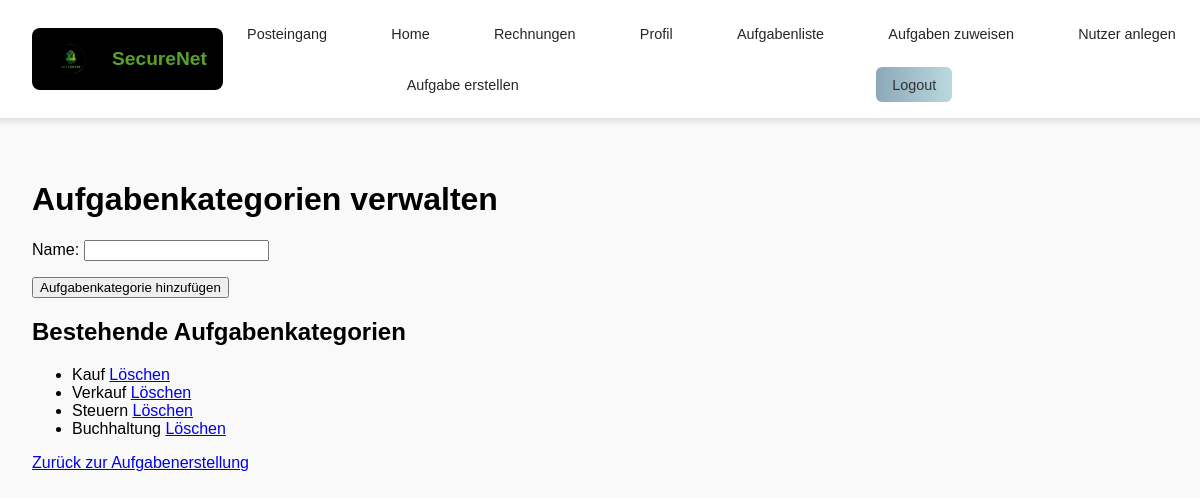
The page /posts/aufgabenkategorie_verwalten/ (signed in) on the database as committed earlier.
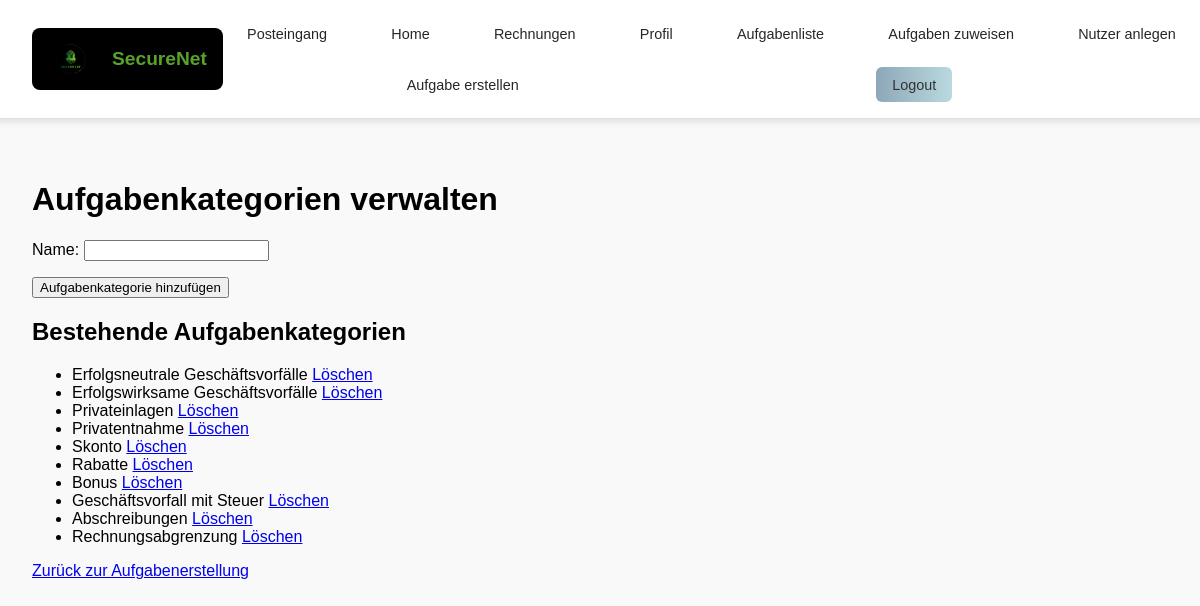
The same page on the database as committed later.
### posts/models.py (models this page shows, shortened)
class Aufgabenkategorie(models.Model):
    name = models.CharField(max_length=100, unique=True)

### posts/views.py (the view)
    def _wrapped_view_func(request, *args, **kwargs):
        if request.user.is_authenticated and request.user.role == 'teacher':
            return view_func(request, *args, **kwargs)
        else:
            return HttpResponse(f'Fehlende Berechtigung <br><a href="{reverse("index")}">Zurück zur Startseite</a>')

### posts/forms.py
class AufgabenkategorieForm(forms.ModelForm):
    class Meta:
        model = Aufgabenkategorie
        fields = ['name']

### posts/views.py (called while the page is built)
def lehrkraft_required(view_func):
    def _wrapped_view_func(request, *args, **kwargs):
        if request.user.is_authenticated and request.user.role == 'teacher':
            return view_func(request, *args, **kwargs)
        else:
            return HttpResponse(f'Fehlende Berechtigung <br><a href="{reverse("index")}">Zurück zur Startseite</a>')
    return _wrapped_view_func

@lehrkraft_required
def aufgabenkategorie_verwalten(request):
    if request.method == 'POST':
        form = AufgabenkategorieForm(request.POST)
        if form.is_valid():
            form.save()
            messages.success(request, "Kategorie erfolgreich hinzugefügt.")
            return redirect('posts:aufgabenkategorie_verwalten')
        else:
            messages.error(request, "Fehler beim Speichern der Kategorie.")
    else:
        form = AufgabenkategorieForm()
    aufgabenkategorien = Aufgabenkategorie.objects.all()
    return render(request, 'posts/neue_kategorie.html', {'form': form, 'aufgabenkategorien': aufgabenkategorien})

### posts/templates/posts/neue_kategorie.html (shortened to what this page needs)
{% extends 'master_layout.html' %}
{% load static %}
{% block content %}
<h1>Aufgabenkategorien verwalten</h1>
<form method="post">
    {{ form.as_p }}
    <button type="submit">Aufgabenkategorie hinzufügen</button>
</form>
<h2>Bestehende Aufgabenkategorien</h2>
<ul>
    {% for aufgabenkategorie in aufgabenkategorien %}
        <li>
            {{ aufgabenkategorie.name }}
            <a href="{% url 'posts:aufgabenkategorie_loeschen' aufgabenkategorie.id %}"
               class="btn btn-danger"
               onclick="return confirm('Soll die Kategorie wirklich gelöscht werden?');">
               Löschen
            </a>
        </li>
    {% empty %}
        <li>Keine Aufgabenkategorien vorhanden.</li>
    {% endfor %}
</ul>
<a href="{% url 'posts:aufgabe_erstellen' %}" class="btn btn-secondary">Zurück zur Aufgabenerstellung</a>
{% endblock %}

### templates/master_layout.html (shortened to what this page needs)
{% load static %}
<!DOCTYPE html>
<html lang="en">
<head>
    <link rel="stylesheet" href="{% static 'css/master_layout.css' %}">
</head>
<body>
    <div class="page-container">
        <header class="header-container">
            <div class="logo-container">
                <img src="/media/securenet-logo.png"
                     alt="SecureNet Logo"
                     class="securenet-logo">
                <span class="logo-text">SecureNet</span>
            </div>
            <nav class="navigation-bar">
                    <a href="{% url 'posts:posteingang' %}" class="nav-element">Posteingang</a>
                    <a href="{% url 'frontpage' %}" class="nav-element">Home</a>
                    <a href="{% url 'posts:rechnungsuebersicht' %}" class="nav-element">Rechnungen</a>
                    {% if user.is_authenticated %}
                        <a href="{% url 'users:update_profile' %}" class="nav-element">Profil</a>
                        {% if request.user.role == 'teacher' %}
                            <a class = "nav-element" href="{% url 'posts:aufgaben_verwalten'%}">Aufgabenliste</a>
                            <a class = "nav-element" href="{% url 'users:aufgaben_zuweisen'%}">Aufgaben zuweisen</a>
                            <a class = "nav-element" href="{% url 'users:bulk_student_creation'%}">Nutzer anlegen</a>
                            <a href="{% url 'posts:aufgabe_erstellen' %}" class="nav-element">Aufgabe erstellen</a>
                        {% endif %}
                    <form class="logout-form" action="{% url 'users:logout' %}" method="post">
                        <button class="logout-button">Logout</button>
                    </form>
                    {% else %}
                        <a class = "nav-element" href="{% url 'users:login' %}">Login</a>
                    {% endif %}
            </nav>
        </header>
    </div>
    <div class="content-container">
        {% block content %}{% endblock %}
    </div>
</body>
</html>

### static/css/master_layout.css (style rules this page uses)
body { margin: 0; padding: 0; font-family: Arial, sans-serif; background-color: #f9f9f9; }
.page-container { width: 100%; background: #FFFFFF; display: flex; flex-direction: column; align-items: center; }
.content-container { flex-grow: 1; margin-top: 8rem; padding: 2rem; width: 100%; box-sizing: border-box; }
.header-container { width: 100%; display: flex; align-items: center; position: fixed; background: #FFFFFF; z-index: 1000; top:0; border-bottom: 0.1rem solid #E0E0E0; box-shadow: 0rem 0.2rem 0.4rem rgba(0, 0, 0, 0.1); padding: 1rem 2rem; justify-content: space-between; }
.logo-container { display: flex; align-items: center; background: #000000; color: #FFFFFF; margin-left: 2rem; padding: 0.8rem 1rem; border-radius: 0.5rem; gap: 1rem; width: 12rem; }
.securenet-logo { width: 3rem; height: auto; }
.logo-text { font-size: 1.2rem; font-weight: bold; color: #57a42d; }
.navigation-bar { display: flex; justify-content: space-around; align-items: center; gap: 1rem; flex-grow: 1; flex-wrap: wrap; }
.nav-element { display: flex; align-items: center; gap: 0.5rem; color: #262626; font-size: 0.9rem; text-decoration: none; padding: 0.6rem 1rem; border-radius: 0.5rem; background: #FFFFFF; transition: background-color 0.3s ease, transform 0.2s ease; }
.logout-button { display: flex; align-items: center; background: linear-gradient(to right, #8da7b8, #b9d9df); color: #333; border: none; border-radius: 6px; padding: 0.6rem 1rem; font-size: 0.9rem; cursor: pointer; transition: transform 0.2s ease, box-shadow 0.2s ease; margin-left: -10px; margin-right: 80px; }

Rows that differ between the two databases and show on the page:
removed Aufgabenkategorie: name "Kauf"
removed Aufgabenkategorie: name "Verkauf"
removed Aufgabenkategorie: name "Steuern"
removed Aufgabenkategorie: name "Buchhaltung"
added Aufgabenkategorie: name "Erfolgsneutrale Geschäftsvorfälle"
added Aufgabenkategorie: name "Erfolgswirksame Geschäftsvorfälle"
added Aufgabenkategorie: name "Privateinlagen"
added Aufgabenkategorie: name "Privatentnahme"
added Aufgabenkategorie: name "Skonto"
added Aufgabenkategorie: name "Rabatte"
added Aufgabenkategorie: name "Bonus"
added Aufgabenkategorie: name "Geschäftsvorfall mit Steuer"
added Aufgabenkategorie: name "Abschreibungen"
added Aufgabenkategorie: name "Rechnungsabgrenzung"
